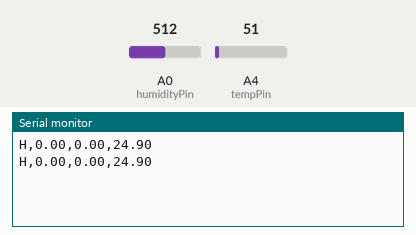
Simulated run of this sketch. Board: Arduino Leonardo, built with avr-gcc and run on an emulated ATmega32U4. On the bench: the last lines printed to the serial monitor. The inputs (shaded band) are chosen by the test bench; at power-on: A4 (tempPin) = 51, A0 (humidityPin) = 512.

Above: at 2.7 s.
2.8 s: A4 (tempPin) set to 61
At 3.5 s:
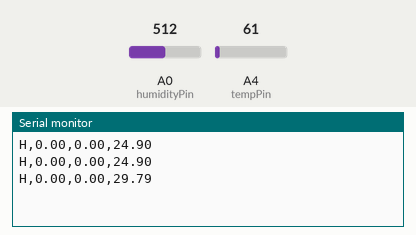
4.3 s: A0 (humidityPin) set to 716
At 5.6 s:
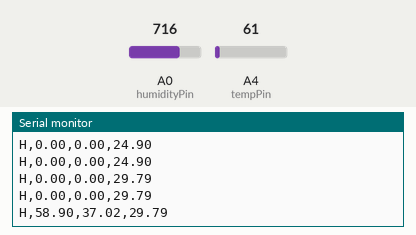
5.8 s: A4 (tempPin) set to 71
At 6.6 s:
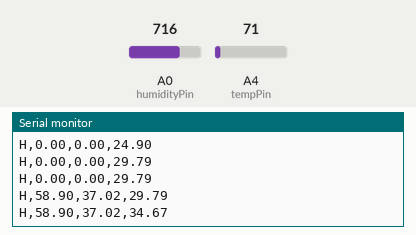
7.3 s: A0 (humidityPin) set to 900
At 8.7 s:
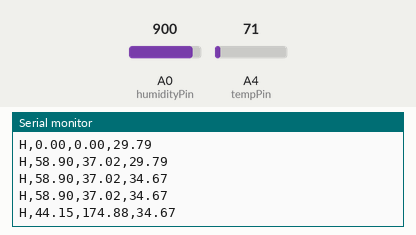
Timing chart, 0 to 9.8 s (numbered marks = the images above; inputs shaded):
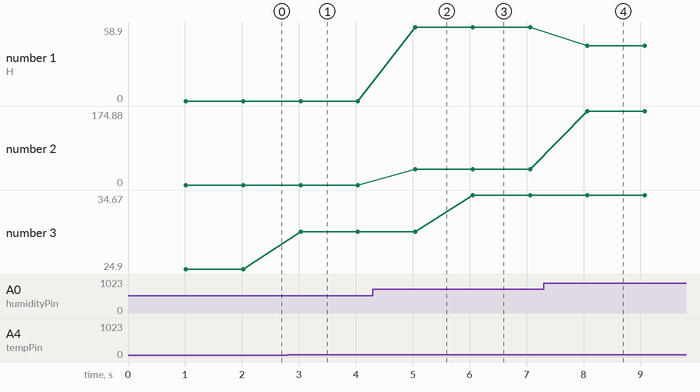

Measured:
- after the input at 2.8 s, the serial monitor: prints a new line after 0.23 s (image 1)
- after the input at 4.3 s, the serial monitor: prints a new line after 0.75 s (image 2)
- after the input at 5.8 s, the serial monitor: prints a new line after 0.25 s (image 3)
- after the input at 7.3 s, the serial monitor: prints a new line after 0.77 s (image 4)
- plotted number 1: 0 → 58.9 after the input at 4.3 s, 58.9 → 44.15 after the input at 7.3 s
- plotted number 2: 0 → 37.02 after the input at 4.3 s, 37.02 → 174.88 after the input at 7.3 s
- plotted number 3: 24.9 → 29.79 after the input at 2.8 s, 29.79 → 34.67 after the input at 5.8 s

The sketch:

humidity1.ino
```cpp
#include <limits.h>  // For ULONG_MAX

static const int VCCPin = 9;  // Digital, Power pin to drive the 1kHz square wave
static const int humidityPin = 0;  // Analog, Humidity sensor reading pin
static const int tempPin = 4;  // Analog, Temperature sensor reading pin

static const float Re = 50.3;  // Reference resistor R1, kOhm, measured
static const float Vref = 5.0;  // Voltage high reference (Vcc high)
static const float Vm = 2.5;  // Voltage middle reference (capacitors are charged to this on average)

// Fitted parameters for Resitance->Humidity conversion of CM-R
// at 25C
static float a = 2.76366367;
static float b = -32.40924966;
static float c = 102.93566686;

// Helper variables
int val = 0;
int count = 0;
unsigned long t;
boolean level = LOW;
unsigned long nowt;
static unsigned long microwait = 500;  // Half length of 1kHz period in microsecond
unsigned long deltat;

void setup() {
  Serial.begin(115200);
  while (!Serial) {
    ; // wait for serial port to connect. Needed for Leonardo only
  }
  pinMode(VCCPin, OUTPUT);
  t = micros();
}

void loop() {
  float temperature, humidity, resistance;

  // Get the elapsed time
  nowt = micros();
  if (nowt >= t) {
    deltat = nowt - t;
  }
  else {
    // Taking care of micros overflow that should happen every 70 minutes or so
    deltat = ULONG_MAX - t + nowt;
  }

  // If half a period is elapsed, switch the output level of VCC to get the square wave
  if (deltat > microwait) {
    digitalWrite(VCCPin, level);
    if (level == HIGH) {
      // After every this many switching, do a weather reading
      // count set empirically to approx. 1 times every second (Leonardo)
      if (count == 935) {

        // Read resistor value
        resistance = GetResistance();

        digitalWrite(VCCPin, LOW);
        delay(50);
        temperature = GetTemperature();
        digitalWrite(VCCPin, HIGH);

        // Do the conversion from resistance->humidity
        humidity = GetHumidity(resistance);

        // Send data over the serial connection
        Serial.print("H,");  // Device identifier message header
        Serial.print(humidity);
        Serial.print(",");
        Serial.print(resistance);
        Serial.print(",");
        Serial.print(temperature);
        Serial.println();
        count = 0;  // restart counter
      } else {
        count++;  // count up till have to measure values again
      }
    }
    level = !level;  // switch the levels
    t = nowt;
  }
}

// Output resistance in kOhm
float GetResistance(void) {
  float resistance, voltage;
  int val;

  val = analogRead(humidityPin);
  voltage = val * 5.0 / 1024;

  if (voltage < Vm) {
    resistance = -1;
  }
  else if (voltage > Vref) {
    resistance = -2;
  }
  else {
    // if in range, calculate resistance value
    resistance = Re / ((Vref-Vm)/(voltage-Vm) - 1);
  }
  // Empirical adjustment for the 1/s repetition rate
  // because of the decay of capacitors during measurement
  resistance = resistance / 0.9;
  return (resistance);
}

// Convert resistance value into humidity value using the polinomial parameters
float GetHumidity(float resistance) {
  float humidity;

  if (resistance <= 0) {
     // this means there was some error in the resistance measurement
     if (resistance == -1) {
       humidity = 0.0;
     } else if (resistance == -2) {
       humidity = 100.0;
     } else {
        humidity = 0.0;
     }
  }
  else {
    // positive resistance reading
    float reslog = log10(resistance);
    humidity = a * reslog*reslog + b * reslog + c;

    // set limits correctly
    if (humidity > 100.0) {
      humidity = 100.0;
    }
    else if (humidity < 0.0) {
      humidity = 0.0;
    }

  }
  return (humidity);
}

// Temperature reading from voltage and LM335 conversion factor
float GetTemperature(void) {
  float temperature, voltage;
  voltage = analogRead(tempPin) * 5.0 / 1024.0;
  // LM335 has 10mV/K conversion
  temperature = voltage / 0.01;
  return (temperature);
}
```
